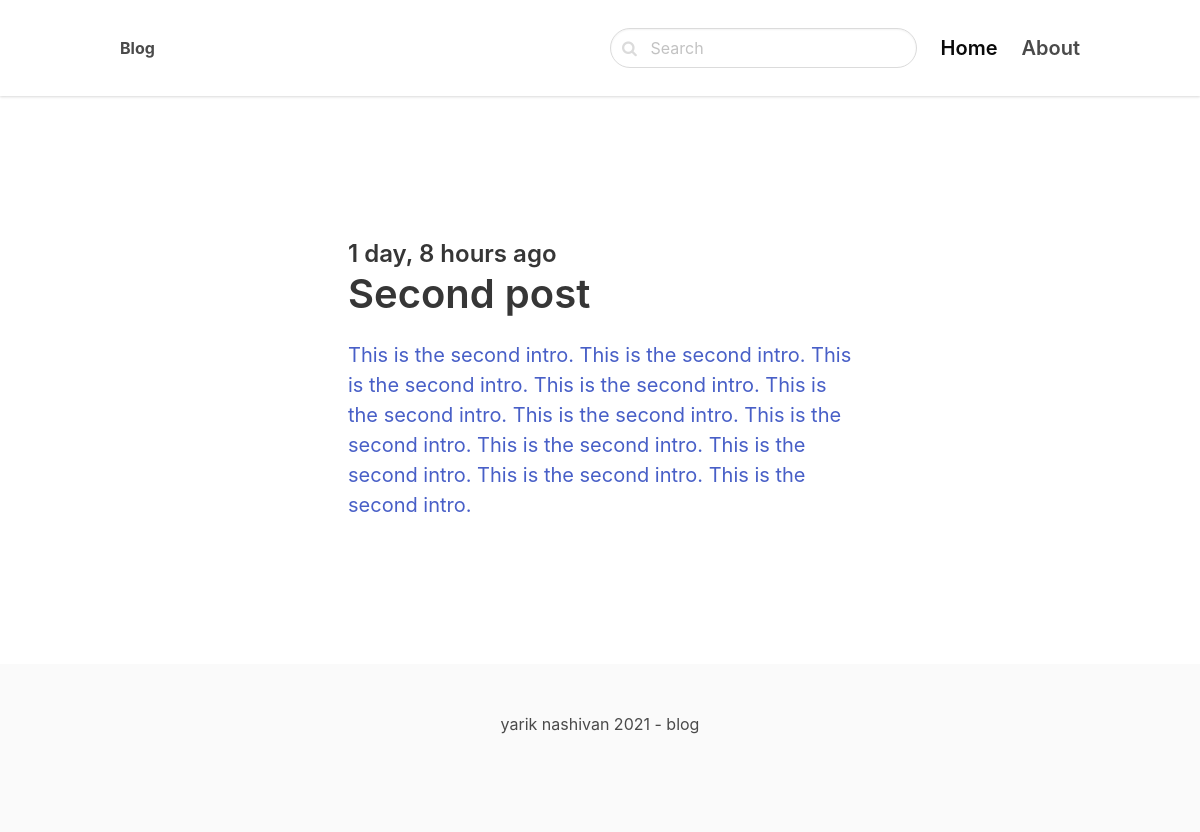
/django/, run on the app's committed database.
### blog/models.py (models this page shows, shortened)
class Post(models.Model):
    ACTIVE = 'active'
    DRAFT = 'draft'
    CHOICES_STATUS = (
        (ACTIVE, 'Active'),
        (DRAFT, 'Draft'),
    )
    category = models.ForeignKey(Category, related_name='posts', on_delete=models.CASCADE)
    title = models.CharField(max_length=255)
    slug = models.SlugField()
    intro = models.TextField()
    body = models.TextField()
    created_at = models.DateTimeField(auto_now_add=True)
    status = models.CharField(max_length=10, choices=CHOICES_STATUS, default=ACTIVE)
    image = models.ImageField(upload_to='uploads/', blank=True, null=True)
    class Meta:
        ordering = ('-created_at', )

### blog/views.py (the view)
# urls.py: path('<slug:slug>/', views.category, name='category_detail'),
def category(request, slug):
    category = get_object_or_404(Category, slug=slug)
    posts = category.posts.filter(status=Post.ACTIVE)
    return render(request, 'blog/category.html', {'category': category, 'posts': posts})

### blog/templates/blog/category.html (shortened to what this page needs)
{% extends 'core/base.html' %}
{% block content %}
    <section class="hero">
        <div class="hero-body">
            <div class="container">
                <section class="section">
                    <div class="columns">
                        <div class="column is-8 is-offset-2">
                            {% for post in category.posts.all %}
                                <div class="content is-medium">
                                    <a href="{% url 'post_detail' post.category.slug post.slug %}">
                                        <h2 class="subtitle is-4">{{ post.created_at|timesince }} ago</h2>
                                        <h1 class="title">{{ post.title }}</h1>
                                        <p>{{ post.intro }}</p>
                                    </a>
                                  </div>
                            {% endfor %}
                        </div>
                    </div>
                </section>
            </div>
        </div>
    </section>
{% endblock %}

### data on the page
Post: created_at "1 day, 8 hours", title "Second post", intro "This is the second intro. This is the second intro. This is the second intro. This is the second intro. This is the second intro. This is the second intro. This is the second intro. This is the second intro. This is the second intro. This is the second intro. This is the second intro."
